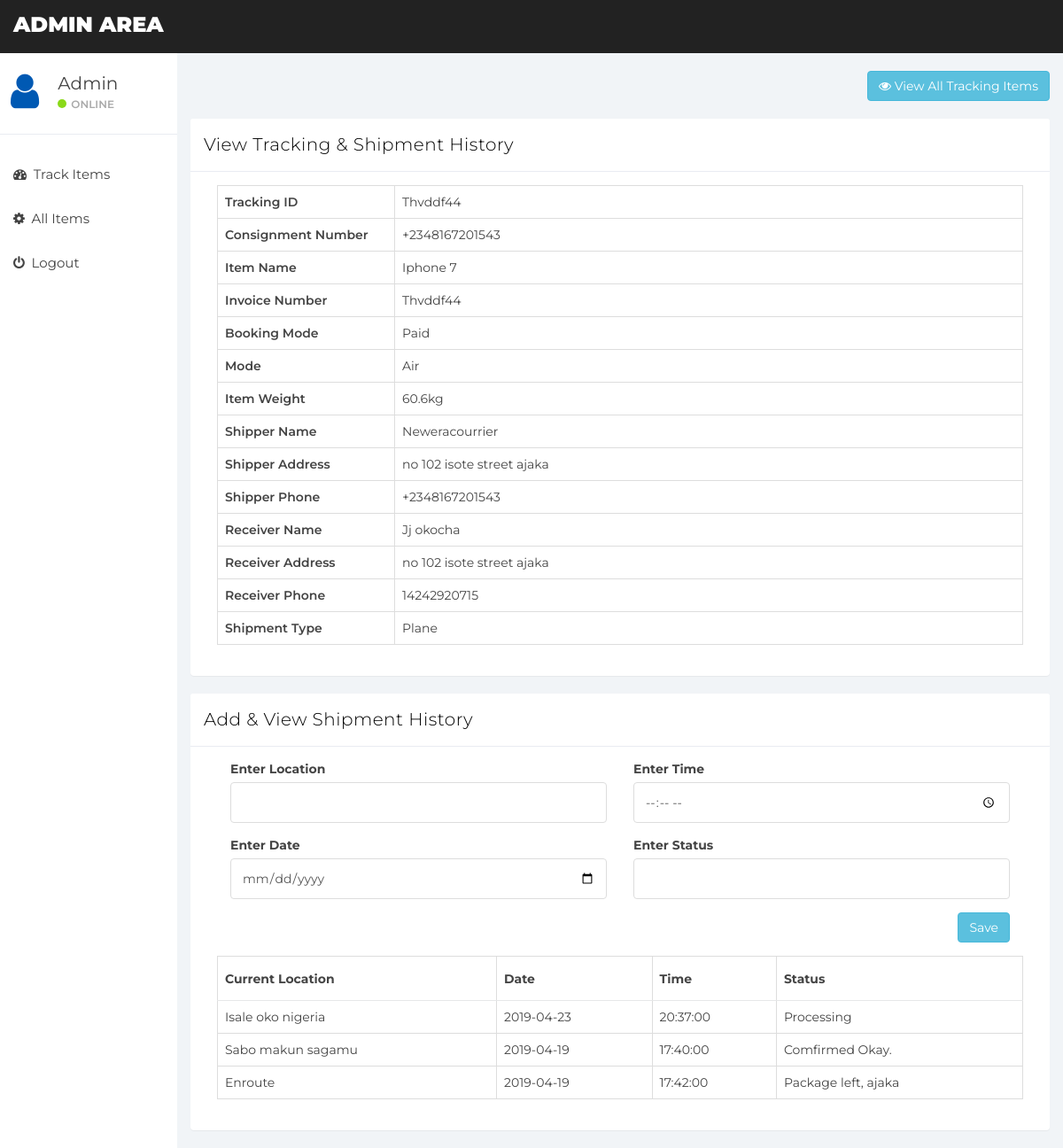
The page /admin/view_details.php?id=4 (signed in) on the database its author committed.
### tables this page shows
CREATE TABLE `courier` (
  `courier_id` int(11) NOT NULL AUTO_INCREMENT,
  `tracking_id` varchar(100) NOT NULL,
  `shipper_name` varchar(500) NOT NULL,
  `shipper_address` varchar(500) NOT NULL,
  `shipper_phone` varchar(500) NOT NULL,
  `reciver_name` varchar(500) NOT NULL,
  `reciver_address` varchar(500) NOT NULL,
  `reciver_phone` varchar(500) NOT NULL,
  `shippment_type` varchar(500) NOT NULL,
  `consignment_number` varchar(50) NOT NULL,
  `item_name` varchar(500) NOT NULL,
  `weight` varchar(50) NOT NULL,
  `invoice_number` varchar(100) NOT NULL,
  `booking_mode` varchar(100) NOT NULL,
  `mode` varchar(100) NOT NULL,
  PRIMARY KEY (`courier_id`)
);

CREATE TABLE `time_status` (
  `status_id` int(10) NOT NULL AUTO_INCREMENT,
  `status_date` date NOT NULL,
  `status_time` time NOT NULL,
  `shipment_status` varchar(500) NOT NULL,
  `status_cur_location` varchar(500) NOT NULL,
  `tracking_id` varchar(500) NOT NULL,
  PRIMARY KEY (`status_id`)
);

### admin/view_details.php (the view, shortened to what this page needs)
<?php
  	include("header.php");
  	include("admin_classes/config.php");
?>
	<div class="col-md-12 text-right" style="margin-top: 20px;">
				<a href="all_items.php" class="btn btn-info" title="View All The Tracking Items"><i class="fa fa-eye"></i> View All Tracking Items</a>
		</div>
	<div class="col-sm-9 col-sm-offset-3 col-lg-10 col-lg-offset-2 main" style="margin-top: 20px;">
		 		<div class="panel panel-default" >
				  <div class="panel-heading" style="color: black;">View Tracking & Shipment History</div>
				  <div class="panel-body">
			    <div class="col-md-12">
			    	<?php
			    		$id = intval($_GET['id']);
			    		$query = mysqli_query($db,"select* from courier where courier_id=$id");
			    		$row = mysqli_fetch_array($query);
		    			$tracking_id = $row['tracking_id'];
$consignment_number = $row['consignment_number'];
$item_name = $row['item_name'];
$weight = $row['weight'];
$invoice_number = $row['invoice_number'];
$booking_mode = $row['booking_mode'];
$mode = $row['mode'];
								$shipper_name = $row['shipper_name'];
								$shipper_address = $row['shipper_address'];
								$shipper_phone = $row['shipper_phone'];
								$reciver_name = $row['reciver_name'];
								$reciver_address = $row['reciver_address'];
								$reciver_phone = $row['reciver_phone'];
								$shippment_type = $row['shippment_type'];
			    	?>
			    		<table class="table table-bordered">
			    						<tr>
			    								<td class="row_header">Tracking ID</td>
			    								<td><?php echo $tracking_id; ?></td>
			    						</tr>
			    						<tr>
			    								<td class="row_header">Consignment Number</td>
			    								<td><?php echo $consignment_number; ?></td>
			    						</tr>
			    						<tr>
			    								<td class="row_header">Item Name</td>
			    								<td><?php echo $item_name; ?></td>
			    						</tr>
			    						<tr>
			    								<td class="row_header">Invoice Number</td>
			    								<td><?php echo $invoice_number; ?></td>
			    						</tr>
			    							<tr>
			    								<td class="row_header">Booking Mode</td>
			    								<td><?php echo $booking_mode; ?></td>
			    						</tr>
			    							<tr>
			    								<td class="row_header">Mode</td>
			    								<td><?php echo $mode; ?></td>
			    						</tr>
			    							<tr>
			    								<td class="row_header">Item Weight</td>
			    								<td><?php echo $weight; ?></td>
			    						</tr>
			    						<tr>
			    								<td class="row_header">Shipper Name</td>
			    								<td><?php echo $shipper_name; ?></td>
			    						</tr>
			    						<tr>
			    							<td class="row_header">Shipper Address</td>
			    								<td><?php echo $shipper_address; ?></td>
			    						</tr>
			    						<tr>
			    								<td class="row_header">Shipper Phone</td>
			    								<td><?php echo $shipper_phone; ?></td>
			    						</tr>
			    						<tr>
			    								<td class="row_header">Receiver Name</td>
			    								<td><?php echo $reciver_name; ?></td>
			    						</tr>
			    						<tr>
			    								<td class="row_header">Receiver Address</td>
			    								<td><?php echo $reciver_address; ?></td>
			    						</tr>
			    						<tr>
			    								<td class="row_header">Receiver Phone</td>
			    								<td><?php echo $reciver_phone; ?></td>
			    						</tr>
			    						<tr>
			    								<td class="row_header">Shipment Type</td>
			    								<td><?php echo $shippment_type; ?></td>
			    						</tr>
			    		</table>
			    </div>
			    </div>
			      		</div>
			      			<div class="panel panel-default" >
				  <div class="panel-heading" style="color: black;">Add & View Shipment History</div>
				  <div class="panel-body">
				  	<div class="col-md-12">
				  			<form method="post" action="admin_classes/insert.php">
				  					<div class="col-md-6">
							  					<div class="form-group">
							  						<label>Enter Location</label>
							  								<input type="text" name="location" class="form-control" required>
							  					</div>
							  					<div class="form-group">
							  						<label>Enter Date</label>
							  							<input type="date" name="date" class="form-control" required>
							  					</div>
				  				</div>
				  				<div class="col-md-6">
				  					<div class="form-group">
							  							<label>Enter Time</label>
							  								<input type="time" name="time" class="form-control" required>
							  					</div>
				  					<div class="form-group">
				  							<label>Enter Status</label>
				  								<input type="text" name="status" class="form-control" required>
				  					</div>
				  					<div class="form-group text-right">
				  						<button type="submit" class="btn btn-info" name="addStatus">Save</button>
				  					</div>
				  				</div>
				  			</form>
				  	</div>
			    <div class="col-md-12">
			    	<?php
			    		$query2 = mysqli_query($db,"select* from time_status where tracking_id='$tracking_id'");
			    	?>
			    		<table class="table table-bordered">
			    						<thead>
			    								<th>Current Location</th>
			    								<th>Date</th>
			    								<th>Time</th>
			    								<th>Status</th>
			    						</thead>
			    						<tbody>
			    							<?php
			    								while($row2 = mysqli_fetch_array($query2)){
			    							$status_date = $row2['status_date'];
											$status_time = $row2['status_time'];
											$shipment_status = $row2['shipment_status'];
											$status_cur_location = $row2['status_cur_location'];
			    									echo '<tr>
			    									<td>'.$status_cur_location.'</td>
			    									<td>'.$status_date.'</td>
			    									<td>'.$status_time.'</td>
			    										<td>'.$shipment_status.'</td>
			    									</tr>';
			    								}
			    							?>
			    						</tbody>
			    		</table>
			    </div>
			    </div>
			      		</div>
  </div>

### admin/header.php (shortened to what this page needs)
<!DOCTYPE html>
<html>
<head>
	<link href="css/bootstrap.min.css" rel="stylesheet">
	<link href="css/font-awesome.min.css" rel="stylesheet">
	<link href="css/datepicker3.css" rel="stylesheet">
	<link href="css/styles.css" rel="stylesheet">
	<link rel="stylesheet" type="text/css" href="https://cdn.datatables.net/1.10.13/css/jquery.dataTables.min.css"/>
	<link href="https://cdn.datatables.net/buttons/1.4.1/css/buttons.dataTables.min.css" rel="stylesheet" type="text/css" />
</head>
<body>
	<nav class="navbar navbar-custom navbar-fixed-top" role="navigation">
		<div class="container-fluid">
			<div class="navbar-header">
				<a class="navbar-brand" href="#"><span style="color:white;font-size:24px;font-weight:900;margin-top:0px;padding-top:0px;">Admin Area</span></a>
			</div>
		</div>
	</nav>
	<div id="sidebar-collapse" class="col-sm-3 col-lg-2 sidebar">
		<div class="profile-sidebar">
			<div class="profile-usertitle">
				<div class="row">
					<div class="col-md-4">
						<i class="fa fa-user" style="font-size:45px;color:#0059b3"></i>
					</div>
					<div class="col-md-8">
						<div class="profile-usertitle-name">Admin</div>
						<div class="profile-usertitle-status"><span class="indicator label-success"></span>Online</div>
					</div>
				</div>
			</div>
		</div>
		<ul class="nav menu">
		<li><a href="index.php"><em class="fa fa-dashboard">&nbsp;</em> Track Items</a></li>
			<li><a href="all_items.php"><em class="fa fa-cog">&nbsp;</em> All Items</a></li>
			<li><a href="admin_classes/logout.php"><em class="fa fa-power-off">&nbsp;</em> Logout</a></li>
		</ul>
	</div>

### admin/css/styles.css (style rules this page uses)
body { background: #f1f4f7; padding-top: 60px; font-size: 14px; color: #444444; font-family: "Montserrat", "Helvetica Neue", Helvetica, Arial, sans-serif; }
a, a:hover, a:focus { color: #30a5ff; }
input.form-control { border: 1px solid #ddd; box-shadow: none; height: 46px; }
.navbar-custom { background: #222; height: 60px; }
.navbar-header .navbar-brand { color: #fff; font-size: 20px; text-transform: uppercase; font-weight: 500; height: 60px; padding-top: 18px; }
.navbar-header .navbar-brand span { color: #30a5ff; }
.label-success { background-color: #8ad919; }
.panel { border: 0; }
.panel-heading { font-size: 20px; font-weight: 300; letter-spacing: 0.025em; height: 60px; line-height: 38px; }
.panel-default .panel-heading { background: #fff; border-bottom: 1px solid #e9ecf2; color: #444444; }
.navbar { border: 0; }
.sidebar { display: block; padding: 0; display: none; box-shadow: none; background: #fff; }
.sidebar ul { margin: 20px 0px; }
@media (min-width: 768px) { .sidebar { display: block; position: fixed; top: 60px; bottom: 0; left: 0; z-index: 1000; display: block; margin: 0; padding: 0; overflow-x: hidden; overflow-y: auto; } }
@media (min-width: 768px) { .navbar-header { width: 100%; } }
.sidebar ul.nav li a { height: 50px; font-size: 15px; line-height: 2em; color: #444444; }
.profile-sidebar { padding: 10px 0; border-bottom: 1px solid #e9ecf2; }
.indicator { width: 10px; height: 10px; display: inline-block; border-radius: 9999px; margin-right: 5px; }
.profile-usertitle { float: left; text-align: left; margin: 10px 0 0 12px; }
.profile-usertitle-name { font-size: 20px; margin-bottom: 0px; }
.profile-usertitle-status { text-transform: uppercase; color: #AAA; font-size: 12px; font-weight: 600; margin-bottom: 15px; }
.table { background: #fff; }
.table > thead > tr > th { border-bottom: 1px solid #e6e7e8; vertical-align: middle; height: 50px; }

### admin/view_details.php (style rules this page uses)
.row_header { font-weight: 600; width: 200px; }

### rows shown on the page
courier: tracking "Thvddf44", consignment_number "+2348167201543", item_name "Iphone 7", invoice_number "Thvddf44", booking_mode "Paid", mode "Air", weight "60.6kg", shipper_name "Neweracourrier", shipper_address "no 102 isote street ajaka", shipper_phone "+2348167201543", reciver_name "Jj okocha", reciver_address "no 102 isote street ajaka", reciver_phone "14242920715", shippment_type "Plane"
time_status: status_cur_location "Isale oko nigeria", status_date "2019-04-23", status_time "20:37:00", shipment_status "Processing"
time_status: status_cur_location "Sabo makun sagamu", status_date "2019-04-19", status_time "17:40:00", shipment_status "Comfirmed Okay."
time_status: status_cur_location "Enroute", status_date "2019-04-19", status_time "17:42:00", shipment_status "Package left, ajaka"
